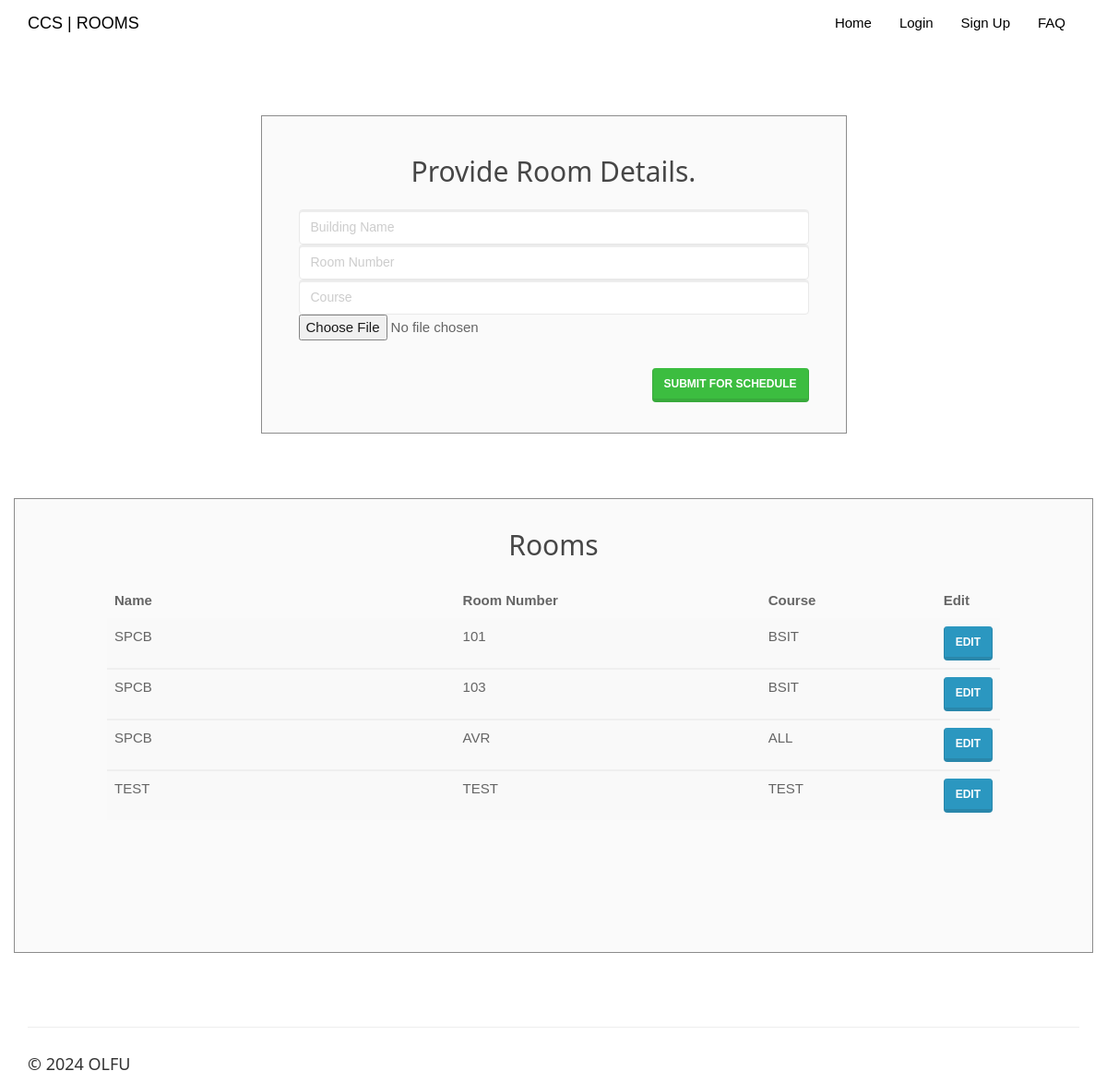
Page /addroom.php on the committed database.
### tables this page shows
CREATE TABLE `room` (
  `car_id` int(20) NOT NULL,
  `car_name` varchar(50) NOT NULL,
  `car_nameplate` varchar(50) NOT NULL,
  `car_fare` varchar(255) NOT NULL,
  `car_img` varchar(50) DEFAULT 'NA',
  `car_availability` varchar(10) NOT NULL
);

### addroom.php (the view, shortened to what this page needs)
<!DOCTYPE html>
<html>
<?php
include 'session_client.php';?>
<head>
    <link rel="stylesheet" href="assets/bootstrap/css/bootstrap.min.css">
    <link rel="stylesheet" href="assets/fonts/font-awesome.min.css">
    <link rel="stylesheet" type="text/css" href="assets/css/customerlogin.css">
    <link rel="stylesheet" href="assets/w3css/w3.css">
    <link rel="stylesheet" type="text/css" media="screen" href="assets/css/clientpage.css" />
</head>
<body>
    <nav class="navbar navbar-custom navbar-fixed-top" role="navigation" style="color: black">
        <div class="container">
            <div class="navbar-header">
                <a class="navbar-brand page-scroll" href="index.php">
                   CCS | ROOMS </a>
            </div>
            <?php
if (isset($_SESSION['login_client'])) {
    ?>
            <div class="collapse navbar-collapse navbar-right navbar-main-collapse">
                <ul class="nav navbar-nav">
                    <li>
                        <a href="index.php">Home</a>
                    </li>
                    <li>
                        <a href="#"> <?php echo $_SESSION['login_client']; ?></a>
                    </li>
                    <li>
                    <ul class="nav navbar-nav navbar-right">
            <li><a href="#" class="dropdown-toggle active" data-toggle="dropdown" role="button" aria-haspopup="true" aria-expanded="false"> Control Panel <span class="caret"></span> </a>
                <ul class="dropdown-menu">
              <li> <a href="addroom.php">ADD ROOM</a></li>
              <li> <a href="clientview.php">SCHEDULE LIST</a></li>
              <li> <a href="pending_bookings_admin.php">PENDING SCHEDULES</a></li>
              <li> <a href="pending_users.php">PENDING USERS</a></li>
              <li> <a href="all_users.php">USERS</a></li>
            </ul>
            </li>
          </ul>
                    </li>
                    <li>
                        <a href="logout.php"> Logout</a>
                    </li>
                </ul>
            </div>
            <?php
} else {
    ?>
            <div class="collapse navbar-collapse navbar-right navbar-main-collapse">
                <ul class="nav navbar-nav">
                    <li>
                        <a href="index.php">Home</a>
                    </li>
                                <li>
                                    <a href="customerlogin.php">Login</a>
                                </li>
                                <li>
                                    <a href="customersignup.php">Sign Up</a>
                                </li>
                    <li>
                        <a href="#"> FAQ </a>
                    </li>
                </ul>
            </div>
                <?php }
?>
        </div>
    </nav>
    <div class="container" style="margin-top: 65px;" >
        <div class="col-md-7" style="float: none; margin: 0 auto;">
            <div class="form-area" style="height: 23rem;">
                <form role="form" action="entercar1.php" enctype="multipart/form-data" method="POST">
                <br style="clear: both">
                <h3 style="margin-bottom: 25px; text-align: center; font-size: 30px;"> Provide Room Details. </h3>
                <div class="form-group">
                    <input type="text" class="form-control" id="car_name" name="car_name" placeholder="Building Name" required autofocus="">
                </div>
                <div class="form-group">
                    <input type="text" class="form-control" id="car_nameplate" name="car_nameplate" placeholder="Room Number" required>
                </div>
                <div class="form-group">
                    <input type="text" class="form-control" id="car_fare" name="car_fare" placeholder="Course" required>
                </div>
                <div class="form-group">
                    <input name="uploadedimage" type="file">
                </div>
                <button type="submit" id="submit" name="submit" class="btn btn-success pull-right" style="margin-top:1rem;"> Submit for Schedule</button>
                </form>
            </div>
        </div>
    </div>
    <div class="col-md-12" style="float: none; margin: 0 auto;">
    <div class="form-area" style="padding: 0px 100px 100px 100px;">
        <form action="" method="POST">
        <br style="clear: both">
          <h3 style="margin-bottom: 25px; text-align: center; font-size: 30px;"> Rooms </h3>
<?php
$sql = "SELECT * FROM room";
$result = mysqli_query($conn, $sql);
if (mysqli_num_rows($result) > 0) {
    ?>
<div style="overflow-x:auto;">
  <table class="table table-striped">
    <thead class="thead-dark">
      <tr>
        <th width="40%"> Name</th>
        <th width="35%"> Room Number </th>
        <th width="20%"> Course </th>
        <th width="20%"> Edit </th>
      </tr>
    </thead>
    <?PHP
    while ($row = mysqli_fetch_assoc($result)) {
        ?>
  <tbody>
    <tr>
      <td><?php echo $row["car_name"]; ?></td>
      <td><?php echo $row["car_nameplate"]; ?></td>
      <td><?php echo $row["car_fare"]; ?></td>
      <td><a href="editroom.php?id=<?php echo $row["car_id"]; ?>" class="btn btn-primary">Edit</a></td>
    </tr>
  </tbody>
  <?php }?>
  </table>
  </div>
    <br>
  <?php } else {?>
  <h4><center>NO ROOMS AVAILABLE</center> </h4>
  <?php }?>
        </form>
</div>
        </div>
</body>
<footer class="site-footer">
        <div class="container">
            <hr>
            <div class="row">
                <div class="col-sm-6">
                    <h5>© <?php echo date("Y"); ?> OLFU</h5>
                </div>
            </div>
        </div>
    </footer>
</html>

### assets/css/customerlogin.css (style rules this page uses)
body, html { height: 100%; }
body { padding-top: 50px; background-size: 100%; }
button { background-color: #4CAF50; color: white; }
footer { display: block; }
.form-control { position: relative; z-index: 2; float: left; width: 100%; margin-bottom: 0; }

### assets/w3css/w3.css (style rules this page uses)
*,*:before,*:after { box-sizing:inherit }
html { -ms-text-size-adjust:100%;-webkit-text-size-adjust:100% }
body { margin:0 }
article,aside,details,figcaption,figure,footer,header,main,menu,nav,section,summary { display:block }
a { background-color:transparent;-webkit-text-decoration-skip:objects }
hr { box-sizing:content-box;height:0;overflow:visible }
button,input,select,textarea { font:inherit;margin:0 }
button,input { overflow:visible }
button,select { text-transform:none }
button,html [type=button],[type=reset],[type=submit] { -webkit-appearance:button }
html,body { font-family:Verdana,sans-serif;font-size:15px;line-height:1.5 }
html { overflow-x:hidden }
h3 { font-size:24px }
h5 { font-size:18px }
h1,h2,h3,h4,h5,h6 { font-family:"Segoe UI",Arial,sans-serif;font-weight:400;margin:10px 0 }
hr { border:0;border-top:1px solid #eee;margin:20px 0 }
a { color:inherit }

### assets/css/clientpage.css (style rules this page uses)
.form-area { background-color: #FAFAFA; padding: 10px 40px 60px; margin: 10px 0px 60px; border: 1px solid GREY; opacity: 0.9; }

### rows in the picture
room: car_name "SPCB", car_nameplate "101", car_fare "BSIT"
room: car_name "SPCB", car_nameplate "103", car_fare "BSIT"
room: car_name "SPCB", car_nameplate "AVR", car_fare "ALL"
room: car_name "TEST", car_nameplate "TEST", car_fare "TEST"
